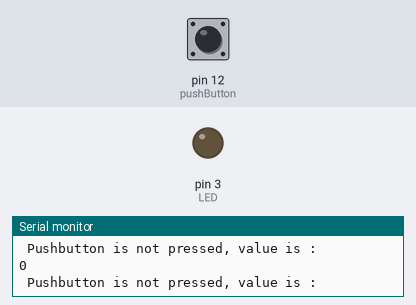
A sketch run on a simulated Arduino Uno, built with avr-gcc and run on an emulated ATmega328P. Shown: output pins drawn as LEDs (lit = HIGH), the last lines printed to the serial monitor. Dashed ring = blinking. Inputs (shaded band) come from the test bench; at power-on: pin 12 (pushButton) LOW.

Above: at 1.2 s.
1.3 s: pin 12 (pushButton) pulled HIGH for 0.15 s
At 1.38 s:
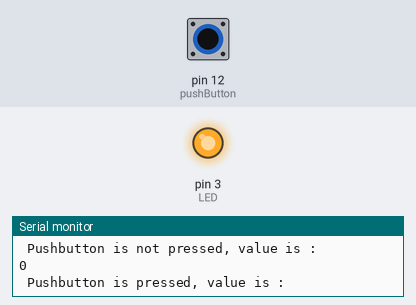
2.9 s: pin 12 (pushButton) pulled HIGH for 1 s
At 4.4 s:
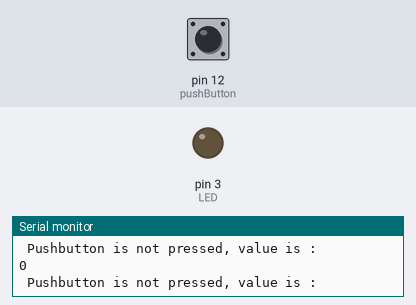
6.9 s: pin 12 (pushButton) pulled HIGH for 3.2 s
At 8.1 s:
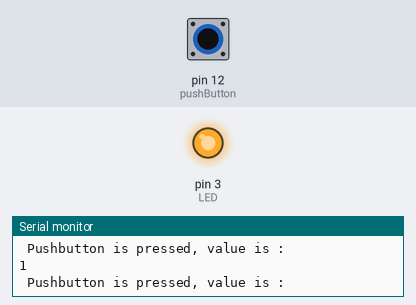
13.1 s: pin 12 (pushButton) pulsed HIGH 2 times (0.12 s each, 0.3 s apart)
At 13.19 s:
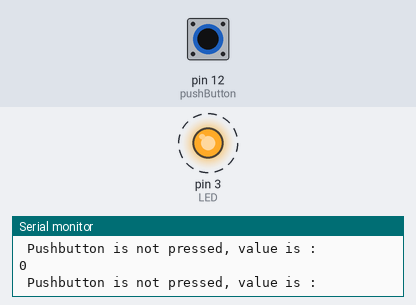
16.7 s: pin 12 (pushButton) pulsed HIGH 5 times (0.12 s each, 0.3 s apart)
At 19.0 s:
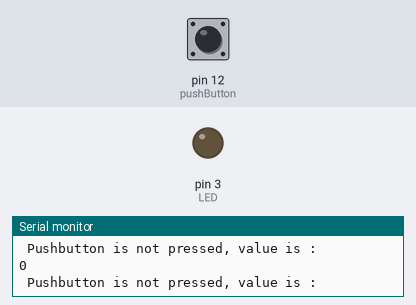
Timing chart, 0 to 20.5 s (numbered marks = the images above; inputs shaded):
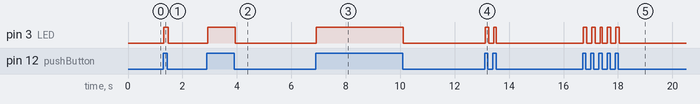

Measured:
- after the input at 1.3 s, pin 3 (LED): LOW → HIGH at once, → LOW 0.17 s later
- after the input at 2.9 s, pin 3 (LED): LOW → HIGH at once, → LOW 1.0 s later
- after the input at 6.9 s, pin 3 (LED): LOW → HIGH at once, → LOW 3.2 s later
- after the input at 13.1 s, pin 3 (LED): alternates HIGH for 0.10 s and LOW for 0.18 s, 4 changes in all, then stays LOW, starting at once
- after the input at 16.7 s, pin 3 (LED): alternates HIGH for 0.12 s and LOW for 0.18 s, 10 changes in all, then stays LOW, starting at once

The sketch:

LED_push_button.ino
```cpp
// digital pin 2 has a pushbutton attached to it. Give it a name:
int pushButton = 12;
int LED = 3;

// the setup routine runs once when you press reset:
void setup() {
  // initialize serial communication at 9600 bits per second:
  Serial.begin(9600);
  // make the pushbutton's pin an input:
  pinMode(pushButton, INPUT);
  pinMode(LED, OUTPUT);
}

// the loop routine runs over and over again forever:
void loop() {
  // read the input pin:
  int buttonState = digitalRead(pushButton);
  // print out the state of the button:
  if (buttonState == HIGH){
    digitalWrite(LED, HIGH);
    Serial.println(" Pushbutton is pressed, value is : ");
    Serial.println(buttonState);
  } else {
    digitalWrite(LED, LOW);
    Serial.println(" Pushbutton is not pressed, value is : ");
    Serial.println(buttonState);
  }
  delay(1);  // delay in between reads for stability
}
```
